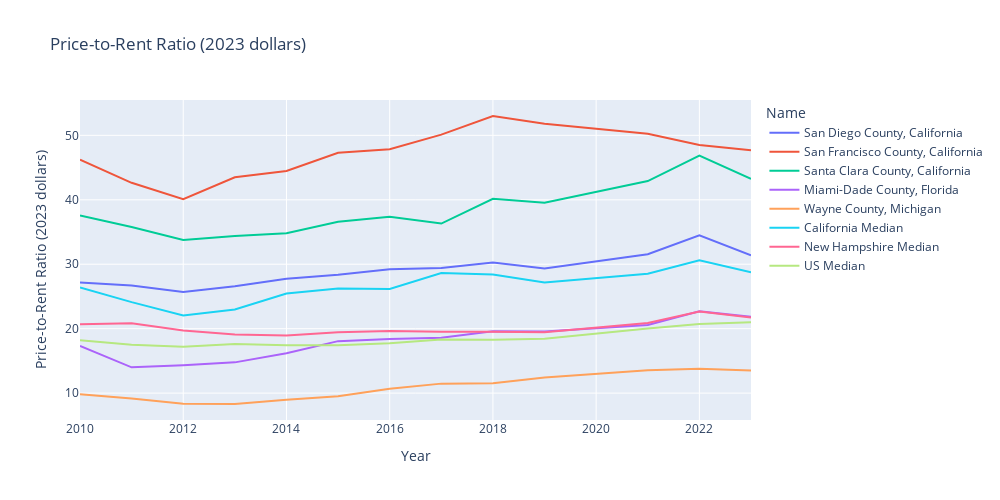

Notebook cell for this chart:
### Code cell
plot_counties = [
    'San Francisco County, California',
    'Santa Clara County, California',
    'San Diego County, California',
    # 'Los Angeles County, California',
    # 'Hennepin County, Minnesota',
    # 'Bay County, Florida',
    'Miami-Dade County, Florida',
    'Wayne County, Michigan',
    'US Median',
    'California Median',
    'New Hampshire Median',
]

fig = px.line(census_wide.loc[census_wide['Name'].isin(plot_counties)], x='Year', y='Price-to-Rent Ratio ({} dollars)'.format(cpi.LATEST_YEAR), color='Name', title='Price-to-Rent Ratio ({} dollars)'.format(cpi.LATEST_YEAR))
fig.update_layout(width=1000, height=500)
fig.show()

### Figure 1 — Plotly figure (JSON) as saved in the notebook; plotly's stock layout.template omitted (floating-point values rounded to 4 significant figures)
{"data": [{"hovertemplate": "Name=San Diego County, California<br>Year=%{x}<br>Price-to-Rent Ratio (2023 dollars)=%{y}<extra></extra>", "legendgroup": "San Diego County, California", "line": {"color": "#636efa", "dash": "solid"}, "marker": {"symbol": "circle"}, "mode": "lines", "name": "San Diego County, California", "orientation": "h", "showlegend": true, "type": "scatter", "x": [2010, 2011, 2012, 2013, 2014, 2015, 2016, 2017, 2018, 2019, 2021, 2022, 2023], "xaxis": "x", "y": [27.16, 26.71, 25.7, 26.57, 27.76, 28.38, 29.23, 29.4, 30.29, 29.36, 31.54, 34.5, 31.39], "yaxis": "y"}, {"hovertemplate": "Name=San Francisco County, California<br>Year=%{x}<br>Price-to-Rent Ratio (2023 dollars)=%{y}<extra></extra>", "legendgroup": "San Francisco County, California", "line": {"color": "#EF553B", "dash": "solid"}, "marker": {"symbol": "circle"}, "mode": "lines", "name": "San Francisco County, California", "orientation": "h", "showlegend": true, "type": "scatter", "x": [2010, 2011, 2012, 2013, 2014, 2015, 2016, 2017, 2018, 2019, 2021, 2022, 2023], "xaxis": "x", "y": [46.21, 42.63, 40.1, 43.48, 44.47, 47.29, 47.83, 50.11, 53.0, 51.79, 50.24, 48.52, 47.68], "yaxis": "y"}, {"hovertemplate": "Name=Santa Clara County, California<br>Year=%{x}<br>Price-to-Rent Ratio (2023 dollars)=%{y}<extra></extra>", "legendgroup": "Santa Clara County, California", "line": {"color": "#00cc96", "dash": "solid"}, "marker": {"symbol": "circle"}, "mode": "lines", "name": "Santa Clara County, California", "orientation": "h", "showlegend": true, "type": "scatter", "x": [2010, 2011, 2012, 2013, 2014, 2015, 2016, 2017, 2018, 2019, 2021, 2022, 2023], "xaxis": "x", "y": [37.58, 35.76, 33.77, 34.4, 34.81, 36.59, 37.36, 36.31, 40.15, 39.55, 42.91, 46.86, 43.24], "yaxis": "y"}, {"hovertemplate": "Name=Miami-Dade County, Florida<br>Year=%{x}<br>Price-to-Rent Ratio (2023 dollars)=%{y}<extra></extra>", "legendgroup": "Miami-Dade County, Florida", "line": {"color": "#ab63fa", "dash": "solid"}, "marker": {"symbol": "circle"}, "mode": "lines", "name": "Miami-Dade County, Florida", "orientation": "h", "showlegend": true, "type": "scatter", "x": [2010, 2011, 2012, 2013, 2014, 2015, 2016, 2017, 2018, 2019, 2021, 2022, 2023], "xaxis": "x", "y": [17.31, 14.0, 14.31, 14.77, 16.2, 18.07, 18.4, 18.61, 19.59, 19.56, 20.58, 22.69, 21.84], "yaxis": "y"}, {"hovertemplate": "Name=Wayne County, Michigan<br>Year=%{x}<br>Price-to-Rent Ratio (2023 dollars)=%{y}<extra></extra>", "legendgroup": "Wayne County, Michigan", "line": {"color": "#FFA15A", "dash": "solid"}, "marker": {"symbol": "circle"}, "mode": "lines", "name": "Wayne County, Michigan", "orientation": "h", "showlegend": true, "type": "scatter", "x": [2010, 2011, 2012, 2013, 2014, 2015, 2016, 2017, 2018, 2019, 2021, 2022, 2023], "xaxis": "x", "y": [9.839, 9.16, 8.333, 8.312, 8.978, 9.518, 10.66, 11.47, 11.52, 12.42, 13.56, 13.8, 13.49], "yaxis": "y"}, {"hovertemplate": "Name=California Median<br>Year=%{x}<br>Price-to-Rent Ratio (2023 dollars)=%{y}<extra></extra>", "legendgroup": "California Median", "line": {"color": "#19d3f3", "dash": "solid"}, "marker": {"symbol": "circle"}, "mode": "lines", "name": "California Median", "orientation": "h", "showlegend": true, "type": "scatter", "x": [2010, 2011, 2012, 2013, 2014, 2015, 2016, 2017, 2018, 2019, 2021, 2022, 2023], "xaxis": "x", "y": [26.38, 24.12, 22.05, 22.97, 25.46, 26.24, 26.15, 28.65, 28.41, 27.17, 28.51, 30.61, 28.76], "yaxis": "y"}, {"hovertemplate": "Name=New Hampshire Median<br>Year=%{x}<br>Price-to-Rent Ratio (2023 dollars)=%{y}<extra></extra>", "legendgroup": "New Hampshire Median", "line": {"color": "#FF6692", "dash": "solid"}, "marker": {"symbol": "circle"}, "mode": "lines", "name": "New Hampshire Median", "orientation": "h", "showlegend": true, "type": "scatter", "x": [2010, 2011, 2012, 2013, 2014, 2015, 2016, 2017, 2018, 2019, 2021, 2022, 2023], "xaxis": "x", "y": [20.68, 20.84, 19.71, 19.09, 18.96, 19.44, 19.64, 19.51, 19.51, 19.44, 20.88, 22.68, 21.72], "yaxis": "y"}, {"hovertemplate": "Name=US Median<br>Year=%{x}<br>Price-to-Rent Ratio (2023 dollars)=%{y}<extra></extra>", "legendgroup": "US Median", "line": {"color": "#B6E880", "dash": "solid"}, "marker": {"symbol": "circle"}, "mode": "lines", "name": "US Median", "orientation": "h", "showlegend": true, "type": "scatter", "x": [2010, 2011, 2012, 2013, 2014, 2015, 2016, 2017, 2018, 2019, 2021, 2022, 2023], "xaxis": "x", "y": [18.2, 17.52, 17.21, 17.63, 17.43, 17.43, 17.75, 18.32, 18.28, 18.43, 20.04, 20.74, 20.99], "yaxis": "y"}], "layout": {"height": 500, "legend": {"title": {"text": "Name"}, "tracegroupgap": 0}, "title": {"text": "Price-to-Rent Ratio (2023 dollars)"}, "width": 1000, "xaxis": {"anchor": "y", "domain": [0, 1], "title": {"text": "Year"}}, "yaxis": {"anchor": "x", "domain": [0, 1], "title": {"text": "Price-to-Rent Ratio (2023 dollars)"}}}}
